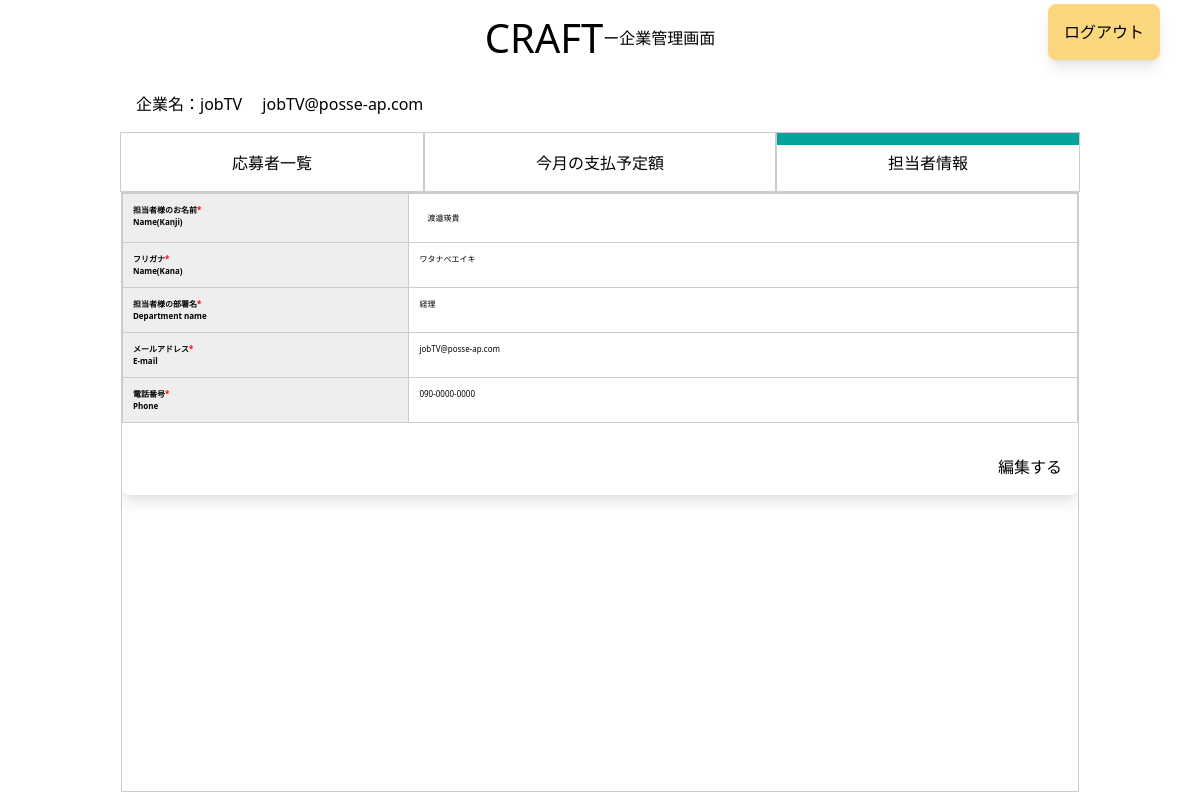
Page /src/agent/manager_info.php (signed in) on the committed database.
### tables this page shows
CREATE TABLE agents (
    id INT AUTO_INCREMENT NOT NULL PRIMARY KEY,
    password VARCHAR(255),
    agent_name VARCHAR(255),
    pic_name VARCHAR(80),
    pic_name_kana VARCHAR(80),
    email VARCHAR(255) UNIQUE NOT NULL,
    department_name VARCHAR(80),
    phone_number VARCHAR(80),
    register_token VARCHAR(255),
    register_token_sent_at DATETIME,
    register_token_verified_at DATETIME,
    status ENUM('tentative', 'public') DEFAULT 'tentative'
);

### src/agent/manager_info.php (the view, shortened to what this page needs)
<?php
require(dirname(__FILE__) . "../../dbconnect.php");
$agent_id = $_SESSION['agent_id'];
$stmt = $db->prepare('SELECT * FROM agents where id = ' . $agent_id);
$stmt->execute();
$agent_info = $stmt->fetch();
?>
<!DOCTYPE html>
<html lang="ja">
<head>
    <link rel="stylesheet" href="../user/reset.css">
    <link rel="stylesheet" href="../user/style.css">
    <link href="https://unpkg.com/tailwindcss@^2/dist/tailwind.min.css" rel="stylesheet">
</head>
<body>
    <main class="relative">
        <div class="title-wrapper flex flex-row">
            <h1 class="title">CRAFT</h1>
            <h2 class="subtitle">ー企業管理画面</h2>
        </div>
        <a class="bg-yellow absolute top-1 right-10 rounded-lg text-center  shadow-lg hover:shadow-none p-4 text-sm sm:text-base" href="logout.php">ログアウト</a>
        <div class="agent_login_wrapper">
            <span class="ml-4">企業名：</span><span><?= $agent_info['agent_name'] ?></span>
            <span class="ml-4"><?= $agent_info['email'] ?></span><span></span>
        </div>
        <div class="tab-panel">
            <ul class="tab-group">
                <li id="tabA" class="tab tab-A"><a href="./index.php">応募者一覧</a></li>
                <li class="tab tab-B"><a href="./money.php">今月の支払予定額</a></li>
                <li class="tab tab-C is-active"><a href="./manager_info.php">担当者情報</a></li>
            </ul>
            <div class="panel-group">
                <div class="panel tab-C is-show">
                    <table class="w-full">
                        <tr>
                            <th class="contact-item">担当者様のお名前<span style="color:red">*</span><br>Name(Kanji)</th>
                            <td class="contact-body">
                                <span class="inline-block m-2 "><?= $agent_info['pic_name']; ?></span>
                            </td>
                        </tr>
                        <tr>
                            <th class="contact-item">フリガナ<span style="color:red">*</span><br>Name(Kana)</th>
                            <td class="contact-body">
                                <span class="inline-block"><?= $agent_info['pic_name_kana'] ?></span>
                            </td>
                        </tr>
                        <tr>
                            <th class="contact-item">担当者様の部署名<span style="color:red">*</span><br>Department name</th>
                            <td class="contact-body">
                                <span class="inline-block"><?= $agent_info['department_name']; ?></span>
                            </td>
                        </tr>
                        <tr>
                            <th class="contact-item">メールアドレス<span style="color:red">*</span><br>E-mail</th>
                            <td class="contact-body">
                                <span class="inline-block"><?= $agent_info['email']; ?></span>
                            </td>
                        </tr>
                        <tr>
                            <th class="contact-item">電話番号<span style="color:red">*</span><br>Phone</th>
                            <td class="contact-body"><?= $agent_info['phone_number']; ?></td>
                        </tr>
                    </table>
                    <div class="text-right mt-4 mr-0 ml-auto rounded-lg text-center  shadow-lg hover:shadow-none p-4 text-sm sm:text-base">
                        <a href="./manager_info_change.php">編集する</a>
                    </div>
                </div>
            </div>
        </div>
    </main>
</body>
</html>

### src/user/style.css (style rules this page uses)
main { width: 100%; }
main .title-wrapper { width: 100%; padding: 8px; background-color: #ffffff; display: flex; align-items: center; justify-content: center; }
main .title-wrapper .title { font-size: 40px; }
main .title-wrapper .subtitle { font-size: 16px; }
.contact-item, .contact-body { padding: 10px 0px 10px 10px; border: 1px solid #ccc; }
.contact-item { text-align: left; width: 30%; background-color: #eee; }
.contact-body { width: 70%; }
.bg-yellow { background: #fbd87f; }
.agent_login_wrapper { margin-top: 16px; margin-left: 10%; }
.tab-panel { width: 80%; margin: 16px auto 0 auto; }
.tab-group { display: flex; justify-content: center; }
.tab { flex-grow: 1; height: 60px; list-style: none; border: solid 1px #ccc; line-height: 60px; text-align: center; cursor: pointer; }
.panel-group { margin: 0 auto; width: 99.8%; min-height: 600px; border: solid 1px #ccc; background: rgb(255, 255, 255); overflow: scroll; }
.panel { display: none; }
.tab.is-active { background: linear-gradient(to top, white 80%, #04a49c 10%); color: rgb(0, 0, 0); transition: all 0.2s ease-out; }
.panel.is-show { display: block; }
table { border-collapse: collapse; }
th, td { border: solid 1px #333; padding: 5px 15px; font-size: 0.5rem; }

### rows in the picture
agents: agent_name "jobTV", email "jobTV@posse-ap.com", pic_name "渡邉瑛貴", pic_name_kana "ワタナベエイキ", department_name "経理", phone_number "090-0000-0000"
